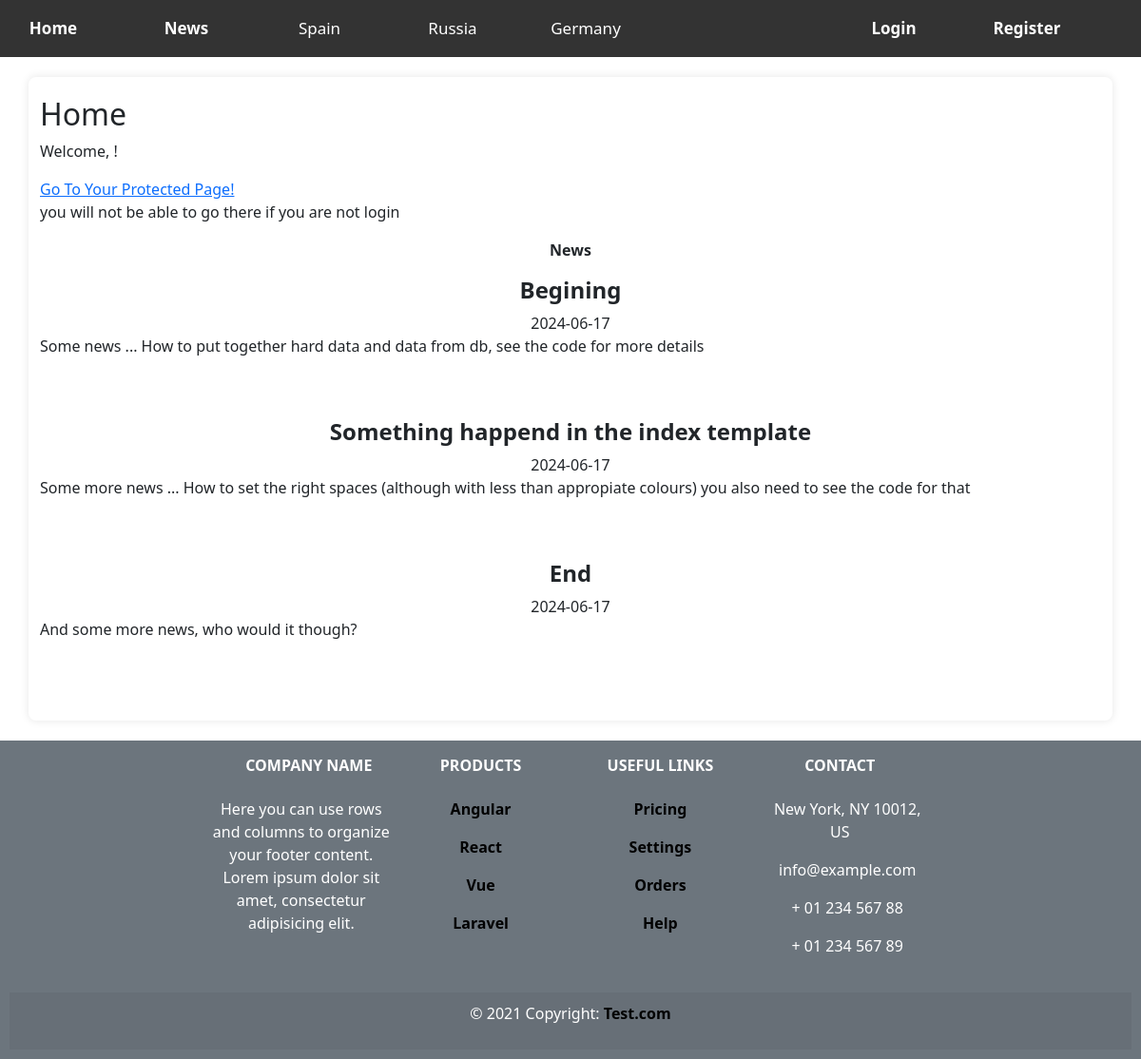
Before: / with the older database file.
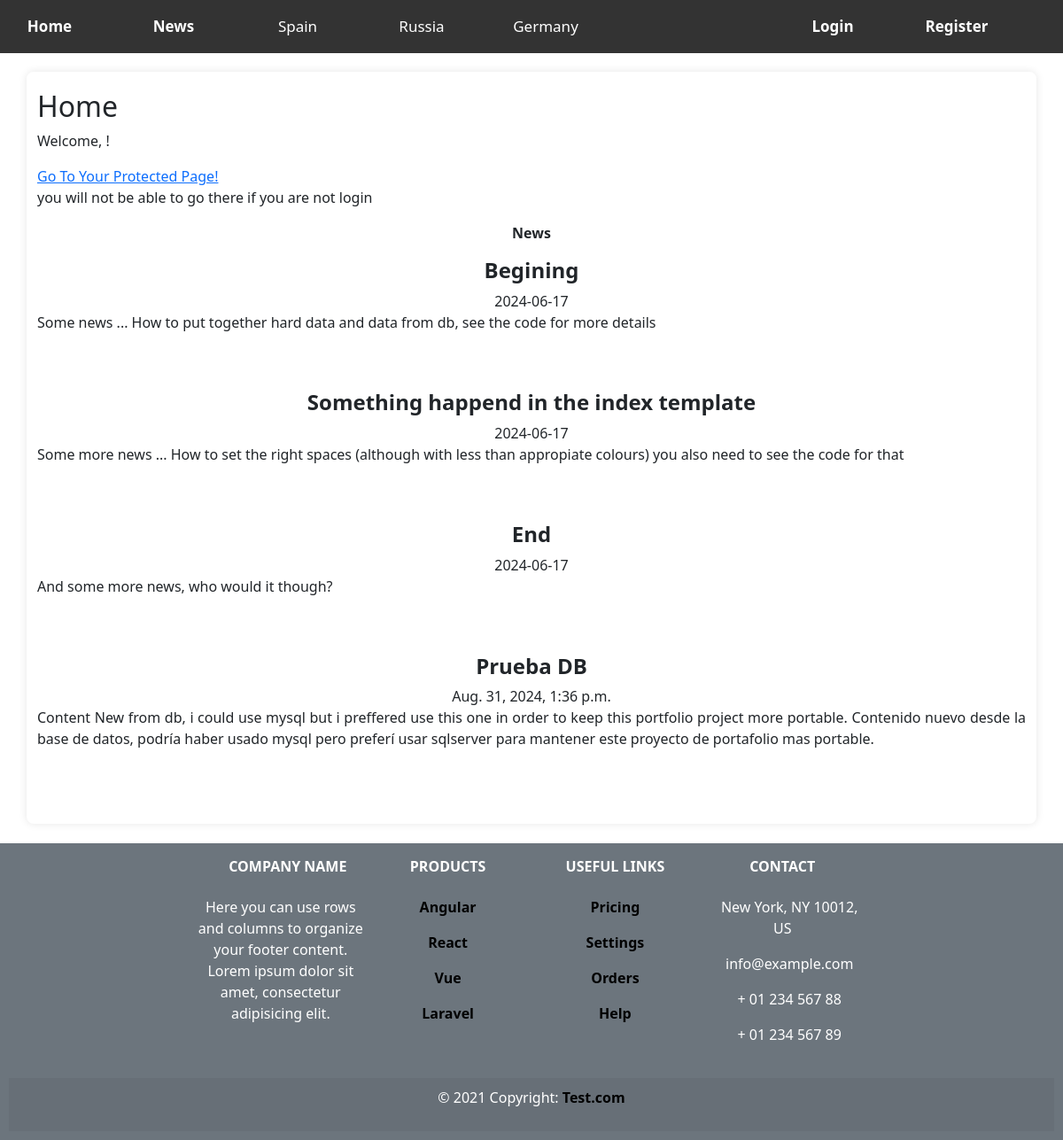
After: the same page with the newer database file.
### NewsPortafolioJJWebApp/models.py (models this page shows, shortened)
class News(models.Model):
    title = models.CharField(max_length=50)
    content = models.CharField(max_length=200)
    date = models.DateTimeField(auto_now_add=True)
    User = models.ForeignKey(User, on_delete=models.CASCADE,null=True)

### NewsPortafolioJJWebApp/views.py (the view)
# urls.py: path('', views.home_view, name='home'),
def home_view(request):
    news = [
        {
            'title': 'Begining',
            'content':'Some news ... How to put together hard data and data from db, see the code for more details',
            'date': '2024-06-17'
        },
        {
            'title': 'Something happend in the index template',
            'content':'Some more news ... How to set the right spaces (although with less than appropiate colours) you also need to see the code for that',
            'date': '2024-06-17'
        },
        {
            'title': 'End',
            'content':'And some more news, who would it though?',
            'date': '2024-06-17'
        },
    ]
    for m in News.objects.all():
        news.append(type('', (object,), { "title" : m.title, "content": m.content, "date": m.date }) )
    data = {'name': "joseph",'version': "1.0.1",'news':news}
    return render(request, 'auth1_app/home.html', data)

### NewsPortafolioJJWebApp/templates/auth1_app/home.html (shortened to what this page needs)
{% extends 'base.html' %}
{% load static %}
{% block content %}
  <h2>Home</h2>
  <p>Welcome, {{ request.user.username }}!</p>
  <a href="{% url 'protected' %}">Go To Your Protected Page!</a>
  <p>you will not be able to go there if you are not login</p>
  <center>
    <p><b>News</b></p>
  {% for emp in news %}
    <div class="">
      <h4><strong>{{ emp.title }}</strong></h4>{{ emp.date }}
    </div>
    <div class="">
      <p class="" style="text-align: justify;">{{ emp.content }}</p>
    </div>
    <br />
    <br />
  {% endfor %}
{% endblock %}

### NewsPortafolioJJWebApp/templates/base.html (shortened to what this page needs)
{% load static %}
<!DOCTYPE html>
<html lang="en">
  <head>
    <link rel="stylesheet" type="text/css" href="{% static 'styles/styles.css' %}" />
    <link href="https://cdn.jsdelivr.net/npm/bootstrap@5.0.2/dist/css/bootstrap.min.css" rel="stylesheet" />
  </head>
  <body>
    <nav>
      <ul class="menu left pcmenu">
        <li>
          <a href="{% url 'home' %}">Home</a>
        </li>
        <li>
          <a href="{% url 'news' %}">News</a>
        </li>
        <li>
          Spain
        </li>
        <li>
          Russia
        </li>
        <li>
          Germany
        </li>
      </ul>
      {% if not request.user.is_authenticated %}
        <ul class="menu right">
          <li>
            <a href="{% url 'login' %}">Login</a>
          </li>
          <li>
            <a href="{% url 'register' %}">Register</a>
          </li>
        </ul>
      {% else %}
        <ul class="menu right">
          <li>
            <a href="{% url 'home' %}"><p>Welcome, {{ request.user.username }}!</p></a>
          </li>
        </ul>
      {% endif %}
    </nav>
    <section style="">
      <div class="container">
        {% block content %}
        {% endblock %}
      </div>
    </section>
    <footer class="">
      <section class="">
        <div class="center">
          <div class="justify-center-div">
            <div class="column">
              <h6 class="text-uppercase fw-bold mb-4">Company name</h6>
              <p>Here you can use rows and columns to organize your footer content. Lorem ipsum dolor sit amet, consectetur adipisicing elit.</p>
            </div>
            <div class="column">
              <h6 class="text-uppercase fw-bold mb-4">Products</h6>
              <p>
                <a href="#!" class="">Angular</a>
              </p>
              <p>
                <a href="#!" class="">React</a>
              </p>
              <p>
                <a href="#!" class="">Vue</a>
              </p>
              <p>
                <a href="#!" class="">Laravel</a>
              </p>
            </div>
            <div class="column">
              <h6 class="text-uppercase fw-bold mb-4">Useful links</h6>
              <p>
                <a href="#!" class="">Pricing</a>
              </p>
              <p>
                <a href="#!" class="">Settings</a>
              </p>
              <p>
                <a href="#!" class="">Orders</a>
              </p>
              <p>
                <a href="#!" class="">Help</a>
              </p>
            </div>
            <div class="column">
              <h6 class="text-uppercase fw-bold mb-4">Contact</h6>
              <p>
                 New York, NY 10012, US
              </p>
              <p>
                info@example.com
              </p>
              <p>
                 + 01 234 567 88
              </p>
              <p>
                 + 01 234 567 89
              </p>
            </div>
          </div>
        </div>
      </section>
      <div class="copyright">
        <p>
          © 2021 Copyright: <a class="fw-bold" href="https://test.com/">Test.com</a>
        </p>
      </div>
    </footer>
  </body>
</html>

### NewsPortafolioJJWebApp/static/styles/styles.css (style rules this page uses)
html, body { margin: 0; padding: 0; height: 100%; }
body { display: flex; flex-direction: column; font-family: Arial, sans-serif; background-color: #f4f4f4; }
section { margin-bottom: 1.3em; }
.container { background: #fff; padding: 20px; border-radius: 8px; box-shadow: 0 0 10px rgba(0, 0, 0, 0.1); max-width: 80%; margin: 0 auto; }
h2 { margin-bottom: 20px; }
nav { background-color: #333; color: white; padding: 10px; width: 100%; text-align: center; position: relative; margin-bottom: 1.3em; display: flex; justify-content: space-between; }
.menu { display: inline-block; margin: auto; }
.menu > li { float: left; width: 140px; height: 40px; line-height: 40px; cursor: pointer; font-size: 17px; list-style-type: none; }
.menu > li a { text-decoration: none; color: white; font-weight: bold; }
.left { margin-left: -3.5em; }
.right { margin-right: 2.5em; }
footer { background-color: #6c757d; color: white; padding: 10px; text-align: center; width: 100%; margin-top: auto; }
.center { margin: auto; width: 80%; display: flex; align-items: center; text-align: center; }
.justify-center-div { display: flex; justify-content: center; padding-top: 7.5px; margin: auto; }
.column { width: 20%; }
.copyright { background-color: rgba(0, 0, 0, 0.05); padding: 10px; text-align: center; width: 100%; display: flex; align-items: center; justify-content: center; }
div p > a { text-decoration: none; color: black; font-weight: bold; }

Changed rows visible on the page:
added News: title "Prueba DB", date "Aug. 31, 2024, 1:36 p.m.", content "Content New from db, i could use mysql but i preffered use this one in order to keep this portfolio project more portable. Contenido nuevo desde la base de datos, podría haber usado mysql pero preferí usar sqlserver para mantener este proyecto de portafolio mas portable."
